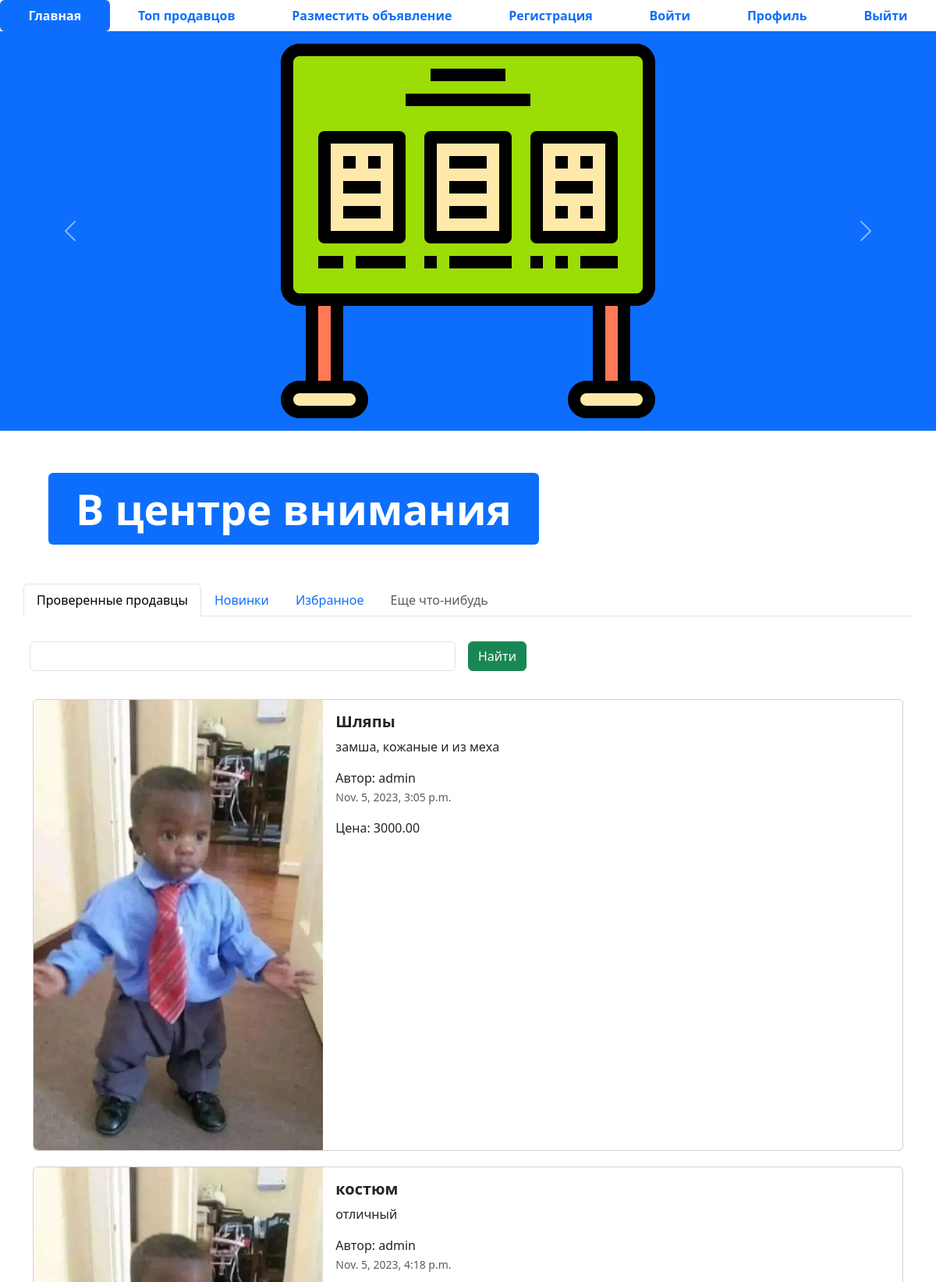
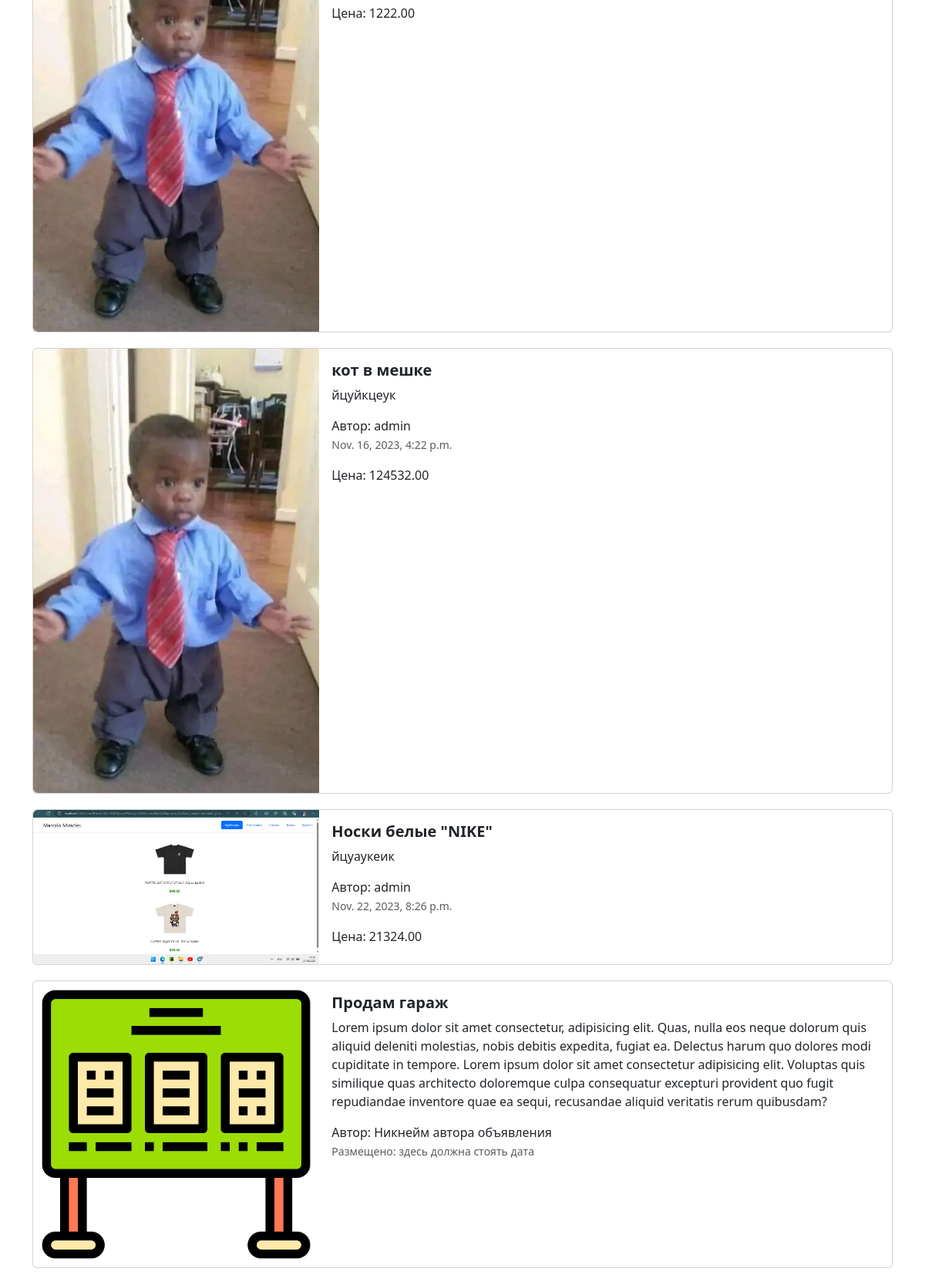
The page / (upper part) on the database its author committed (2 pictures, top to bottom).
### app_job/models.py (models this page shows, shortened)
class Advertisement(models.Model):
    title = models.CharField('Заголовок', max_length=64)
    description = models.TextField('Описание')
    price = models.DecimalField('Цена', max_length=15, decimal_places=2, max_digits=20)
    auction = models.BooleanField('Торг', help_text="Отметьте, если торг уместен")
    created_at = models.DateTimeField(auto_now_add=True)
    updated_at = models.DateTimeField(auto_now=True)
    image = models.ImageField('Изображение',  upload_to='myjob/')
    user = models.ForeignKey(User, verbose_name='пользователь', on_delete=models.CASCADE, null=True, default=None)
    class Meta:
        db_table = 'advertisements'

### app_job/views.py (the view)
# urls.py: path('', index, name='main-page'),
def index(request):
    advertisement = Advertisement.objects.all()
    context = {'advertisement': advertisement}
    return render(request, 'app_advertisements/index.html', context)

### templates/app_advertisements/index.html (shortened to what this page needs)
{% extends 'base.html' %}
{% load static %}
{% block content %}
<ul class="nav nav-pills sticky-top bg-white nav-fill">
  <li class="nav-item">
    <a class="nav-link active" aria-current="page" href="index.html">
      <span style="font-weight: bold;">Главная</span>
    </a>
  </li>
  <li class="nav-item">
    <a class="nav-link" href="{% url 'top-sellers' %}"><span style="font-weight: bold;">Топ продавцов</span>
    </a>
  </li>
  <li class="nav-item">
    <a class="nav-link" href="{% url 'adv-post' %}">
      <span style="font-weight: bold;">Разместить объявление</span>
    </a>
  </li>
  <li class="nav-item">
    <a class="nav-link" href="register.html">
      <span style="font-weight: bold;">Регистрация</span>
    </a>
  </li>
  <li class="nav-item">
    <a class="nav-link" href="login.html">
      <span style="font-weight: bold;">Войти</span>
    </a>
  </li>
  <li class="nav-item">
    <a class="nav-link" href="profile.html">
      <span style="font-weight: bold;">Профиль</span>
    </a>
  </li>
  <li class="nav-item">
    <a class="nav-link" href="#">
      <span style="font-weight: bold;">Выйти</span>
    </a>
  </li>
</ul>
<div id="carouselExampleControls" class="carousel slide bg-primary" data-bs-ride="carousel">
  <div class="carousel-inner">
    <div class="carousel-item active">
      <img src="{% static 'img/adv.png' %}" class="mx-auto d-block w-33" alt="...">
    </div>
  </div>
  <button class="carousel-control-prev" type="button" data-bs-target="#carouselExampleControls" data-bs-slide="prev">
    <span class="carousel-control-prev-icon" aria-hidden="true"></span>
  </button>
  <button class="carousel-control-next" type="button" data-bs-target="#carouselExampleControls" data-bs-slide="next">
    <span class="carousel-control-next-icon" aria-hidden="true"></span>
  </button>
</div>
<div class="container" style="margin: 50px;">
  <div class="display-2">
    <span class="badge bg-primary">В центре внимания</span>
  </div>
</div>
<div class="container">
  <div class="row">
    <ul class="nav nav-tabs bg-white">
      <li class="nav-item">
        <a class="nav-link active" aria-current="page" href="#">Проверенные продавцы</a>
      </li>
      <li class="nav-item">
        <a class="nav-link" href="#">Новинки</a>
      </li>
      <li class="nav-item">
        <a class="nav-link" href="#">Избранное</a>
      </li>
      <li class="nav-item">
        <a class="nav-link disabled" href="#" tabindex="-1" aria-disabled="true">Еще что-нибудь</a>
      </li>
    </ul>
    <form class="row g-3">
      <div class="col-auto w-50">
        <input type="text" class="form-control">
      </div>
      <div class="col-auto">
        <button type="submit" class="btn btn-success mb-3">Найти</button>
      </div>
    </form>
  </div>
  {% for adv in advertisement %}
  <div class="col">
    <div class="card mb-2" style="max-width: 1200px; margin-top: 20px;">
      <div class="row g-0">
        <div class="col-md-4">
          <a href="advertisement.html" class="nav-link">
            <img src="{% if adv.image %}{{ adv.image.url }}{% endif %}" class="img-fluid rounded-start" alt="Card title">
          </a>
        </div>
        <div class="col-md-8">
          <div class="card-body">
            <h5 class="card-title">
              <a href="advertisement.html" class="nav-link"><strong>{{ adv.title }}</strong></a>
            </h5>
            <a href="advertisement.html" class="nav-link">
              <p class="card-text">
                {{ adv.description }}
              </p>
              <span>Автор: {{ adv.user }}</span>
              <p class="card-text"><small class="text-muted">{{ adv.created_at }}</small></p>
              <span>Цена: {{ adv.price }}</span>
            </a>
          </div>
        </div>
      </div>
    </div>
     {% endfor %}
    <div class="card mb-2" style="max-width: 1200px; margin-top: 20px;">
      <div class="row g-0">
        <div class="col-md-4">
          <a href="advertisement.html" class="nav-link">
            <img src="{% static 'img/adv.png' %}" class="img-fluid rounded-start" alt="Card title">
          </a>
        </div>
        <div class="col-md-8">
          <div class="card-body">
            <h5 class="card-title">
              <a href="advertisement.html" class="nav-link"><strong>Продам гараж</strong></a>
            </h5>
            <a href="advertisement.html" class="nav-link">
              <p class="card-text">
                Lorem ipsum dolor sit amet consectetur, adipisicing elit. Quas, nulla eos neque dolorum quis aliquid
                deleniti molestias, nobis debitis expedita, fugiat ea. Delectus harum quo dolores modi cupiditate in
                tempore. Lorem ipsum dolor sit amet consectetur adipisicing elit. Voluptas quis similique quas
                architecto doloremque culpa consequatur excepturi provident quo fugit repudiandae inventore quae ea
                sequi, recusandae aliquid veritatis rerum quibusdam?
              </p>
              <span>Автор: Никнейм автора объявления</span>
              <p class="card-text"><small class="text-muted">Размещено: здесь должна стоять дата</small></p>
            </a>
          </div>
        </div>
      </div>
    </div>
  </div>
</div>
{% endblock %}

### templates/base.html (shortened to what this page needs)
{% load static %}
<!DOCTYPE html>
<html lang="en">
<head>
  <link href="{% static 'css/bootstrap.min.css' %}" rel="stylesheet">
  <link rel="stylesheet" href="{% static 'css/fontello.css' %}">
</head>
<body>
{% block content %}{% endblock %}
</body>
</html>

### rows shown on the page
Advertisement: image (picture), title "Шляпы", description "замша, кожаные и из меха", user "admin", created_at "Nov. 5, 2023, 3:05 p.m.", price "3000.00"
Advertisement: image (picture), title "костюм", description "отличный", user "admin", created_at "Nov. 5, 2023, 4:18 p.m.", price "1222.00"
Advertisement: image (picture), title "кот в мешке", description "йцуйкцеук", user "admin", created_at "Nov. 16, 2023, 4:22 p.m.", price "124532.00"
Advertisement: image (picture), title "Носки белые \"NIKE\"", description "йцуаукеик", user "admin", created_at "Nov. 22, 2023, 8:26 p.m.", price "21324.00"
